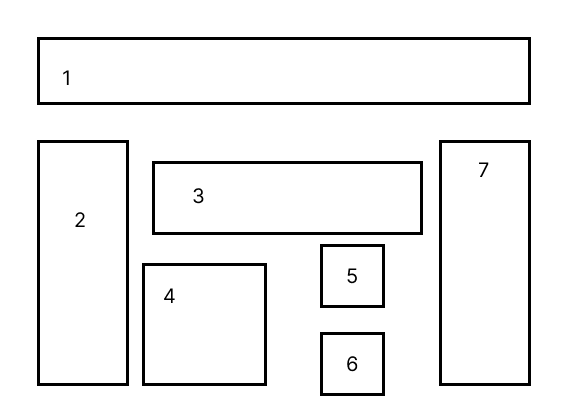
#> input picture test_images/test1.png, 575 x 416 px
$ python sample.py
#> lines starting #> are read from the running program, lines starting #| are printed output that depends on the picture
### left_firsrt_xy_cut.py
import numpy as np

# [4 lines left out: function left_first_xy_cut, not called in this run]


def left_first_xy_cut_indexes(boxes: np.ndarray, doc_width=None):
    output_index = []
    indexes = [True] * len(boxes)
    _left_first_xy_cut_indexes(boxes, indexes, output_index, doc_width)
    return output_index


def _left_first_xy_cut_indexes(boxes: np.ndarray, indexes, output, doc_width=None):
    if sum(indexes) == 0 or len(output) == len(boxes):
        return

    if sum(indexes) == 1:
        output.extend(np.where(indexes)[0])
        return

    left_interval = _split_by_first_zero_gap(_projection(boxes[indexes], 0))

    if all(v is not None for v in left_interval):
        condition = (boxes[:, 2] <= ((left_interval[0] + left_interval[1]) / 2))
        _left_first_xy_cut_indexes(boxes, indexes & condition, output, doc_width)
        _left_first_xy_cut_indexes(boxes, indexes & ~condition, output, doc_width)
        return

    top_interval = _split_by_first_zero_gap(_projection(boxes[indexes], 1), min_gap=3)

    if all(v is not None for v in top_interval):
        condition = (boxes[:, 3] <= ((top_interval[0] + top_interval[1]) / 2))
        _left_first_xy_cut_indexes(boxes, indexes & condition, output, doc_width)
        _left_first_xy_cut_indexes(boxes, indexes & ~condition, output, doc_width)
        return

    remain_boxes = list()
    original_indexes = dict()
    for i, flag in enumerate(indexes):
        if flag:
            remain_boxes.append(boxes[i])
            original_indexes[len(remain_boxes) - 1] = i
    remain_indexes = list(range(len(remain_boxes)))

    if doc_width: # do with heuristic
        sorted_indexes = sorted(remain_indexes, key=lambda k: _get_distance_mh(remain_boxes[k][0], remain_boxes[k][1], 0, 0, _step(remain_boxes[k], doc_width)))
    else:
        sorted_indexes = sorted(remain_indexes, key=lambda k: (remain_boxes[k][0], remain_boxes[k][1]))

    original_sorted_indexes = [original_indexes[i] for i in sorted_indexes]
    output.extend(original_sorted_indexes)


# [27 lines left out: function _left_first_xy_cut, not called in this run]

def _split_by_first_zero_gap(proj, min_gap=1):
    ret_intervals = []
    curr_interval = [None, None]

    for i in range(len(proj)):
        if proj[i] == 0 and curr_interval[0] is None:
            curr_interval[0] = i
        elif proj[i] >= 1 and curr_interval[0] is not None:
            curr_interval[1] = i - 1

        if all(v is not None for v in curr_interval):
            ret_intervals.append([curr_interval[0], curr_interval[1]])
            curr_interval[0] = None
            curr_interval[1] = None

    ret_intervals = [x for x in ret_intervals if (x[1] - x[0] + 1) >= min_gap]

    if len(ret_intervals) >= 2:  # ret_intervals[1:-1]
        return ret_intervals[1]
    else:
        return [None, None]

def _projection(boxes: np.array, axis) -> np.ndarray:
#> called with boxes = array of shape (7, 4), axis = 0
    length = np.max(boxes[:, axis::2])
    res = np.zeros(length, dtype=int)
    for start, end in boxes[:, axis::2]:
        res[start:end] += 1
    return res

# [4 lines left out: function _step, not called in this run]


def _get_distance_mh(x1, y1, x2, y2, w):
    return (abs(x2 - x1) * w[0]) + (abs(y2 - y1) * w[1])

# [22 lines left out: functions split_by_first_zero_gap, _step, not called in this run]


def _get_distance_mh(x1, y1, x2, y2, w):
    return (abs(x2 - x1) * w[0]) + (abs(y2 - y1) * w[1])

### sample.py
from PIL import Image, ImageDraw, ImageFont
import matplotlib.pyplot as plt
import numpy as np
import math
import time
from left_firsrt_xy_cut import left_first_xy_cut
from left_firsrt_xy_cut import left_first_xy_cut_indexes
from xy_cut import recursive_xy_cut
from sample_configs import *


def _pil_draw_rect(draw, point1, point2, reading_order, color):
    draw.rectangle((point1, point2), outline=color, width=1)
    draw.text((point1[0] + 5, point1[1]), str(reading_order), font=ImageFont.load_default(), fill=color)


def _pil_draw_reading_order_line(draw, prev_bbox, curr_bbox):
    prev_min_x, prev_min_y, prev_max_x, prev_max_y = prev_bbox
    min_x, min_y, max_x, max_y = curr_bbox
    prev_center = ((prev_min_x + prev_max_x) / 2, (prev_min_y + prev_max_y) / 2)
    curr_center = ((min_x + max_x) / 2, (min_y + max_y) / 2)
    draw.line([prev_center, curr_center], fill='red', width=2)

    def rot2d(vec, radian):
        x, y = vec[0], vec[1]
        nx = x * math.cos(radian) - y * math.sin(radian)
        ny = x * math.sin(radian) + y * math.cos(radian)
        return nx, ny

    def normalize(vec, fix_len):
        x, y = vec[0], vec[1]
        mag = math.sqrt(x ** 2 + y ** 2) + 0.00000001
        nx = (x / mag) * fix_len
        ny = (y / mag) * fix_len
        return nx, ny

    vec = prev_center[0] - curr_center[0], prev_center[1] - curr_center[1]
    a0 = normalize(rot2d(vec, math.radians(45)), 6.0)
    a1 = normalize(rot2d(vec, math.radians(-45)), 6.0)
    p0 = curr_center[0] + a0[0], curr_center[1] + a0[1]
    p1 = curr_center[0] + a1[0], curr_center[1] + a1[1]
    draw.line([curr_center, p0], fill='red', width=2)
    draw.line([curr_center, p1], fill='red', width=2)


def run(boxes, input_img_path, output_img_path, algorithm):
    random_boxes = np.array(boxes)
    np.random.shuffle(random_boxes)

    if algorithm == "left_fisrt_xy_cut":
        box_color = (0, 0, 255)
        #direct sort
        # sorted_boxes = left_first_xy_cut(np.asarray(random_boxes).astype(int))
        #index sort
        sorted_indexes = left_first_xy_cut_indexes(np.asarray(random_boxes).astype(int), 700)
        original_indexes = list(range(len(random_boxes)))
        print("sorted: ", sorted_indexes)
        assert len(set(sorted_indexes)) == len(set(original_indexes))
        sorted_boxes = random_boxes[np.array(sorted_indexes)].tolist()
    else:
        res = []
        box_color = (0, 255, 0)
        recursive_xy_cut(np.asarray(random_boxes).astype(int), np.arange(len(boxes)), res)
        sorted_boxes = random_boxes[np.array(res)].tolist()

    if input_img_path is None:
        return

    image = Image.open(input_img_path)
#> image is the input picture: PIL image 575x416 RGBA; mean R, G, B, A 241.5, 241.5, 241.5, 255

    for i, bbox in enumerate(sorted_boxes):
        draw = ImageDraw.Draw(image)
        _pil_draw_rect(draw, (bbox[0], bbox[1]), (bbox[2], bbox[3]), reading_order=i, color=box_color)
        if i > 0:
            _pil_draw_reading_order_line(draw, sorted_boxes[i - 1], bbox)
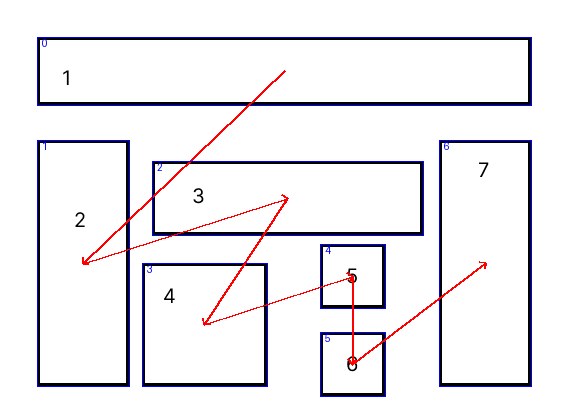
#> image: PIL image 575x416 RGBA; mean R, G, B, A 239.4, 237.2, 241.8, 255; transparent parts drawn white

    plt.rcParams["figure.dpi"] = 300
    plt.imshow(np.array(image))
    plt.savefig(output_img_path)


if __name__ == "__main__":
    # check output image
    run(test_boxes1, "test_images/test1.png", "result_left_fisrt_xy_cut/result1.png", "left_fisrt_xy_cut")
    run(test_boxes2, "test_images/test2.png", "result_left_fisrt_xy_cut/result2.png", "left_fisrt_xy_cut")
#> call 2 of run, with input_img_path = 'test_images/test2.png', output_img_path = 'result_left_fisrt_xy_cut/result2.png', algorithm = 'left_fisrt_xy_cut'
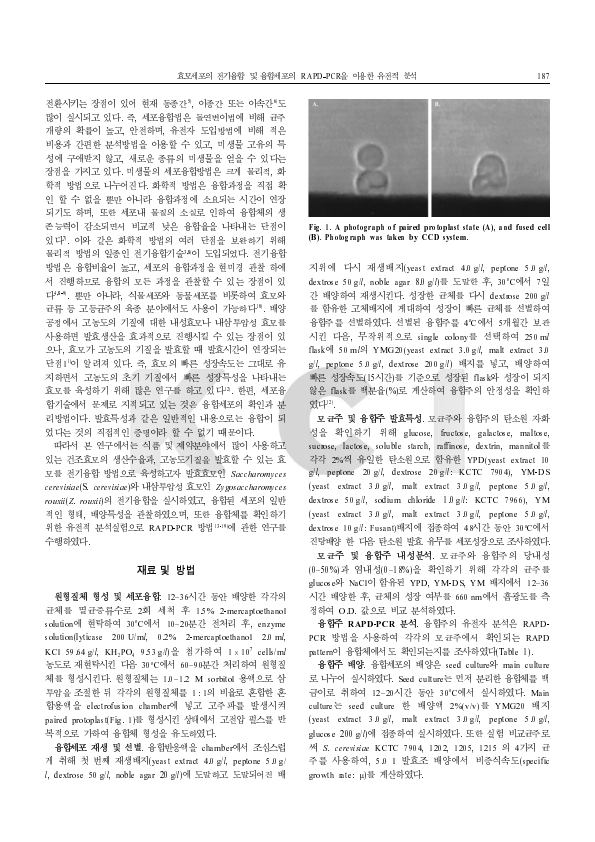
#> input picture test_images/test2.png, 595 x 842 px
#> in run, image is the input picture: PIL image 595x842 RGB; min 0, max 255, mean 232.6
#> after the loop in run (call 2), `for i, bbox in enumerate(sorted_boxes):`:
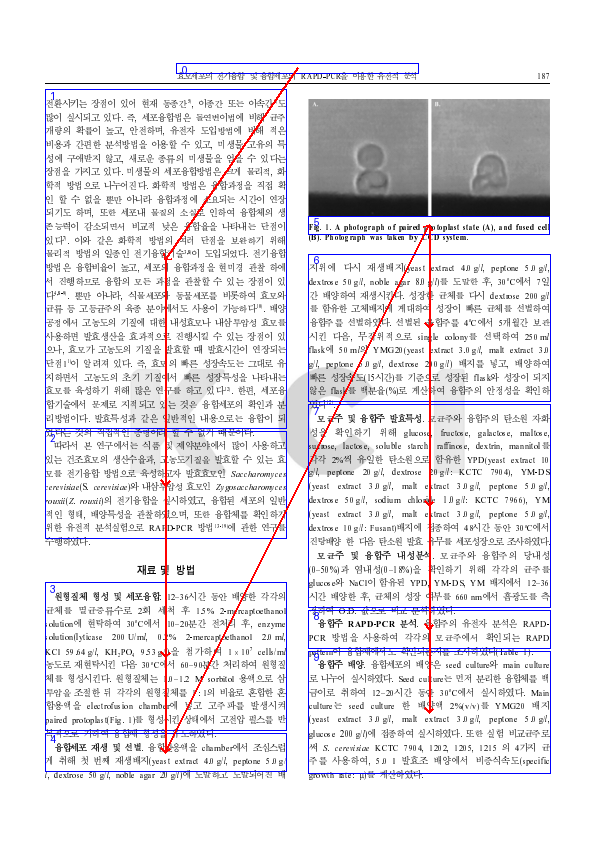
#> image: PIL image 595x842 RGB; mean R, G, B 229.5, 227.6, 231.3
#> in run (call 2), `plt.savefig(output_img_path)`:
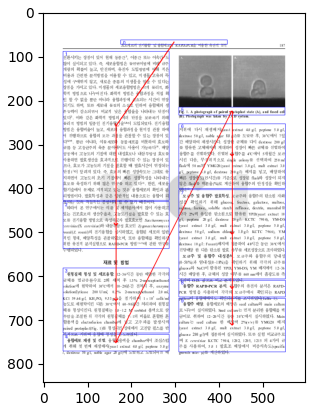
#> figure drawn by matplotlib, 1 panel
    run(test_boxes3, "test_images/test3.png", "result_left_fisrt_xy_cut/result3.png", "left_fisrt_xy_cut")
#> call 3 of run, with input_img_path = 'test_images/test3.png', output_img_path = 'result_left_fisrt_xy_cut/result3.png', algorithm = 'left_fisrt_xy_cut'
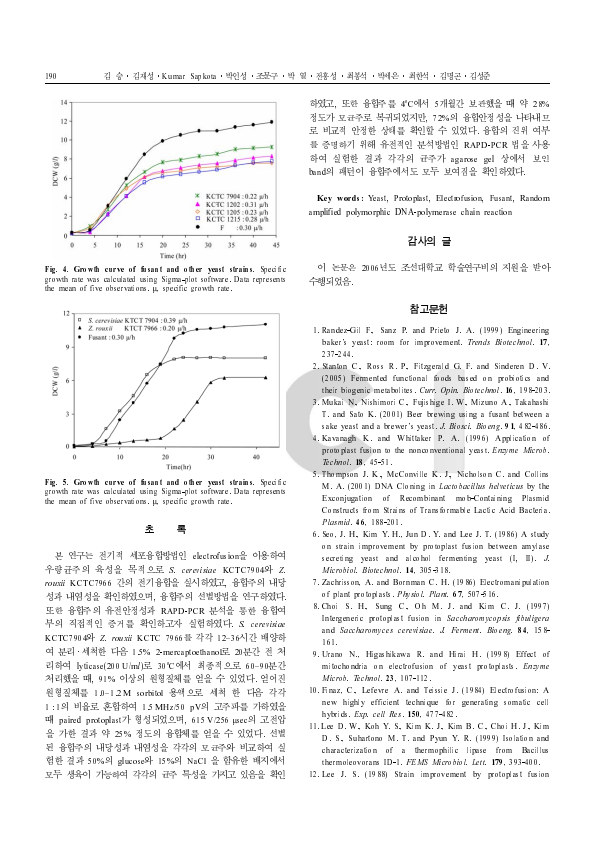
#> input picture test_images/test3.png, 595 x 842 px
#> in run, image is the input picture: PIL image 595x842 RGB; mean R, G, B 243.2, 243.1, 243.2
#> after the loop in run (call 3), `for i, bbox in enumerate(sorted_boxes):`:
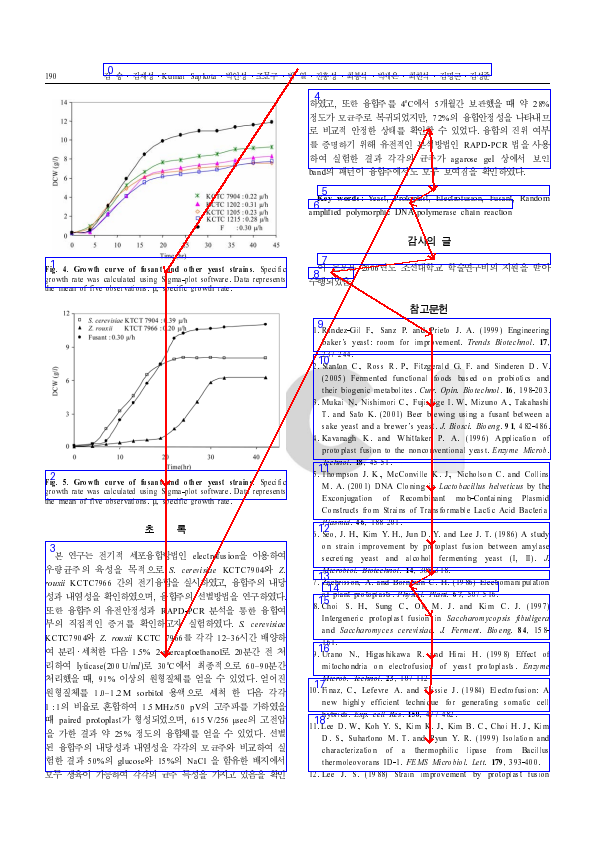
#> image: PIL image 595x842 RGB; mean R, G, B 238.3, 236.1, 241.6

    # [21 lines of commented-out code are left out]
